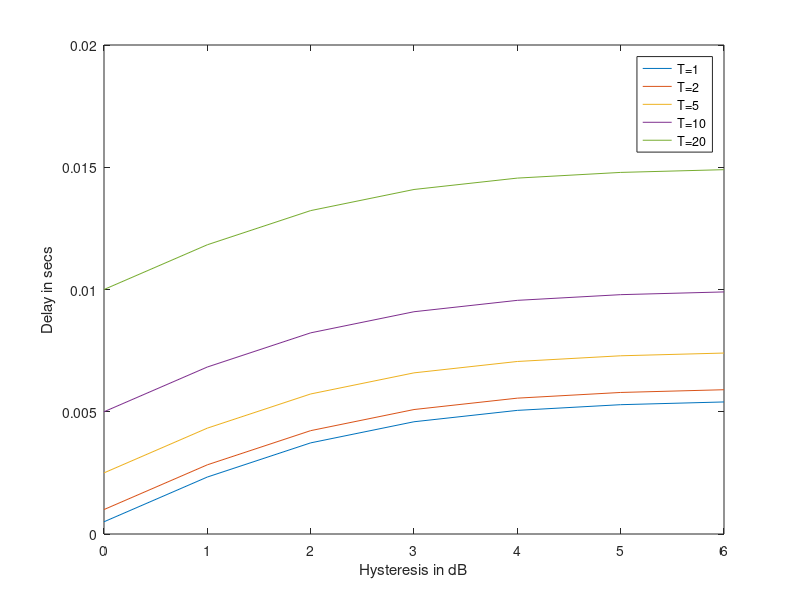

MATLAB code to generate this figure:
clc
clear all
close all

krv=0.005;
k1=2;k2=3;
diff=0:1:6;
T=0.001;
for i=1:1:length(diff)
ans(i)=T/2 +krv*((10^(diff(i)/k2)-1)/(10^(diff(i)/k2)+1))
end
plot(diff,ans)
hold on
T=0.002;
for i=1:1:length(diff)
ans(i)=T/2 +krv*((10^(diff(i)/k2)-1)/(10^(diff(i)/k2)+1))
end
plot(diff,ans)
hold on
T=0.005;
for i=1:1:length(diff)
ans(i)=T/2 +krv*((10^(diff(i)/k2)-1)/(10^(diff(i)/k2)+1))
end
plot(diff,ans)
hold on
T=0.01;
for i=1:1:length(diff)
ans(i)=T/2 +krv*((10^(diff(i)/k2)-1)/(10^(diff(i)/k2)+1))
end
plot(diff,ans)
hold on
T=0.02;
for i=1:1:length(diff)
ans(i)=T/2 +krv*((10^(diff(i)/k2)-1)/(10^(diff(i)/k2)+1))
end
plot(diff,ans)
hold on
ylabel('Delay in secs');xlabel('Hysteresis in dB')
legend('T=1','T=2','T=5','T=10','T=20')